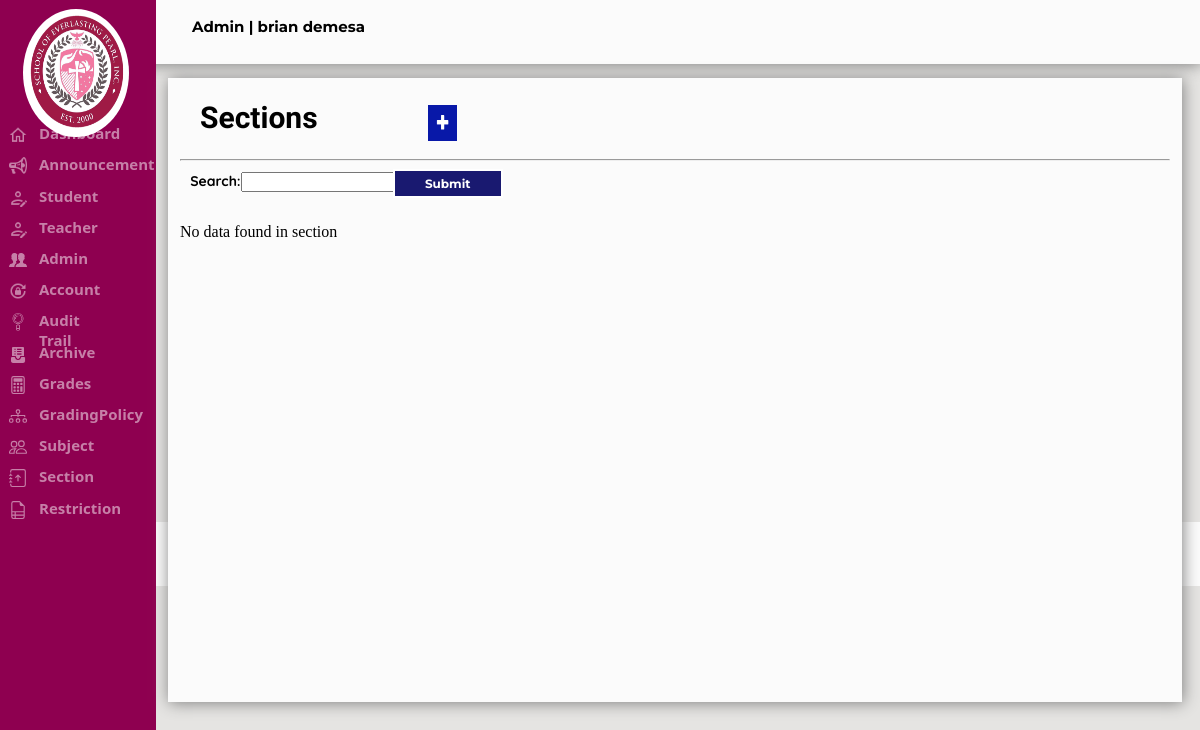
The app's page /Admin/section.php (signed in), older data.
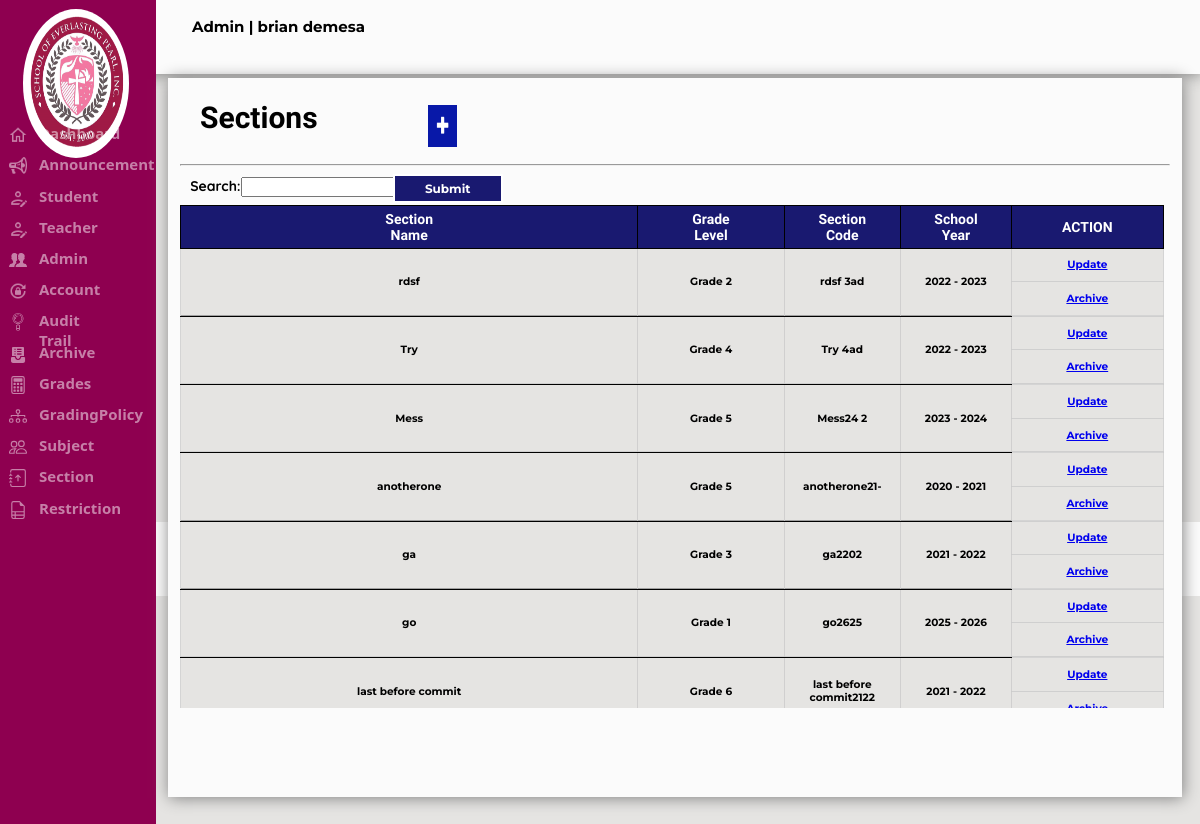
The same page, newer data.
### tables this page shows
CREATE TABLE `tbl_sepi_account` (
  `Acc_ID` int(11) NOT NULL AUTO_INCREMENT,
  `Admin_ID` varchar(20) NOT NULL,
  `Fname` varchar(30) NOT NULL,
  `mname` varchar(5) NOT NULL,
  `Lname` varchar(30) NOT NULL,
  `Username` varchar(30) NOT NULL,
  `EMAIL` varchar(50) NOT NULL,
  `Password` varchar(30) NOT NULL,
  `Gender` varchar(15) NOT NULL,
  `Address` varchar(50) NOT NULL,
  `Role` varchar(20) NOT NULL,
  `Hdate` date NOT NULL,
  PRIMARY KEY (`Acc_ID`)
);

CREATE TABLE `tbl_section` (
  `ID` int(11) NOT NULL AUTO_INCREMENT,
  `Section_Name` varchar(255) DEFAULT NULL,
  `Section_Code` varchar(255) DEFAULT NULL,
  `Grade_Level` varchar(255) DEFAULT '',
  `SY` varchar(255) DEFAULT NULL,
  PRIMARY KEY (`ID`)
);

### Admin/section.php (the view, shortened to what this page needs)
<?php	include "../sepi_connect.php";
if(!isset($_SESSION['loggedin']) || $_SESSION['loggedin'] !== true)
 {
	 header("refresh:0; ../Index.php");
	 exit;
 }else if(isset($_SESSION['Acc_ID']))
	{
		$userid = $_SESSION['Acc_ID'];
		$getrecord = mysqli_query($config,"SELECT * FROM tbl_sepi_account WHERE Acc_ID ='$userid'");
		while($rowedit = mysqli_fetch_assoc($getrecord))
		{
			$type = $rowedit['Role'];
			$name = $rowedit['Fname']." ".$rowedit['Lname'];
		}
	}
if(isset($_POST['search'])){
$search = $_POST['search'];
if ($search != NULL){
	$sql = "SELECT * FROM `tbl_section` WHERE `ID` LIKE '%$search%' OR
	`Section_Name` LIKE '%$search%' OR `Section_Code` LIKE '%$search%' OR `Grade_Level` LIKE '%$search%' OR `SY` LIKE '%$search%'";
}else{
$sql = "Select * from tbl_section";
}
}else{
$sql = "Select * from tbl_section";
}
?>
<html>
<head>
</head>
<link rel="stylesheet" href="../Css/sepi.css">
<body style="background-color:#E5E4E2">
<div class="header">
<form method="POST"action="logout.php" >
<p class="displayname"><?php echo "$type" ?> | <?php echo "$name" ?></p>
</form>
</div>
			<div class="footer">
				<h6 id="footer">© 2022 SEPI Login Form. All Rights Reserved | Designed by Excel-erator</h6>
			</div>
<form method=POST action="section.php">
		<?php
		include_once('SideNav.php');
		?>
<div class="announcementdiv">
				<h1 id="announcemetfont">Sections</h1>
				<a href="section.php" name="addannouncement"><img src="../Images/add_icon.png" class="addannouncementbtn"></a>
				<hr>
				<p class="searchannouncement">Search:</p>
				<input type=text name=search class="announcementtxt">
				<input type=submit name=sub class="announcementbtn">
<?php
include "../sepi_connect.php";
$result = $config -> query($sql);
if($result -> num_rows > 0){
	echo"<div class=announcementtbl style=overflow:auto;>";
	echo"<table class=announcementtbl1>";
	echo "<tr>";
echo "<th Class=announcementheader>Section Name";
echo "<th Class=announcementheader1>Grade Level";
echo "<th Class=announcementheader2>Section Code";
echo "<th Class=announcementheader2>School Year";
echo "<th Class=announcementheader1>ACTION";
while($row = $result -> fetch_assoc()){
echo "<tr>";
echo "<td class=announcementinfo rowspan=2>".$row['Section_Name'];
echo "<td class=announcementinfo rowspan=2>".$row['Grade_Level'];
	echo "<td class='announcementinfo' rowspan=2>".$row['Section_Code'];
	echo "<td class='announcementinfo' rowspan=2>".$row['SY'];
echo "<td class=announcementinfo> <a href='announceupdate.php?ID=".$row['ID']."'> Update </a>";
echo "<tr>";
echo "<td class=announcementinfo> <a href='deleteannounce.php?ID=".$row['ID']."'> Archive </a>";
echo"<tr>";
echo "<td class=announcementinfo1 colspan=4>";
}
}else{
echo "<br><br><br>No data found in section";
}
?>
</div>
</body>
</html>

### Admin/SideNav.php
<div class="dashboard">
			<img src="../Images/logo.png" class="dashboardlogocvgs">
			<a href="dashboard.php" class="Dashboardhome"><img src="../Images/homeicon.png" class="homeicon">Dashboard</a>
			<a href="announceview.php" class="Announcement"><img src="../Images/announcement.png" class="announcementicon">Announcement</a>
			<a href="student.php" class="Student"><img src="../Images/studrecord.png" class="studenticon">Student</a>
			<a href="teacher.php" class="Teacher"><img src="../Images/studrecord.png" class="teachericon">Teacher</a>
			<a href="accounts.php" class="Accounts"><img src="../Images/account.png" class="accounticon">Admin</a>
			<a href="adchangepass.php" class="Changepassadmin"><img src="../Images/pass.png" class="archiveicon">Account</a>
			<a href="audit.php" class="Audit"><img src="../Images/mag.png" class="auditicon">Audit Trail</a>
			<a href="../Archive/archive.php" class="Archive"><img src="../Images/arc.png" class="archiveicon">Archive</a>
			<a href="grade.php" class="Grade"><img src="../Images/grade.svg" class="Gradeicon">Grades</a>
			<a href="grading.php" class="Grading"><img src="../Images/grading.svg" class="Gradingicon">GradingPolicy</a>
			<a href="subject.php" class="Subject"><img src="../Images/subject.svg" class="Subjecticon">Subject</a>
			<a href="section.php" class="Section"><img src="../Images/section.svg" class="Sectionicon">Section</a>
			<a href="restriction.php" class="Restriction"><img src="../Images/restriction.svg" class="Restrictionicon">Restriction</a>
</div>t

Row changes from the older to the newer data that the page shows:
added tbl_section: Section_Name "rdsf", Grade_Level "Grade 2", Section_Code "rdsf 3ad", SY "2022 - 2023"
added tbl_section: Section_Name "Try", Grade_Level "Grade 4", Section_Code "Try 4ad", SY "2022 - 2023"
added tbl_section: Section_Name "Mess", Grade_Level "Grade 5", Section_Code "Mess24 2", SY "2023 - 2024"
added tbl_section: Section_Name "anotherone", Grade_Level "Grade 5", Section_Code "anotherone21-", SY "2020 - 2021"
added tbl_section: Section_Name "ga", Grade_Level "Grade 3", Section_Code "ga2202", SY "2021 - 2022"
added tbl_section: Section_Name "go", Grade_Level "Grade 1", Section_Code "go2625", SY "2025 - 2026"
added tbl_section: Section_Name "last before commit", Grade_Level "Grade 6", Section_Code "last before commit2122", SY "2021 - 2022"
Text that changed along with them:
text no longer shown: "No data found in section"
text now shown: "Section Name Grade Level Section Code School Year ACTION"
